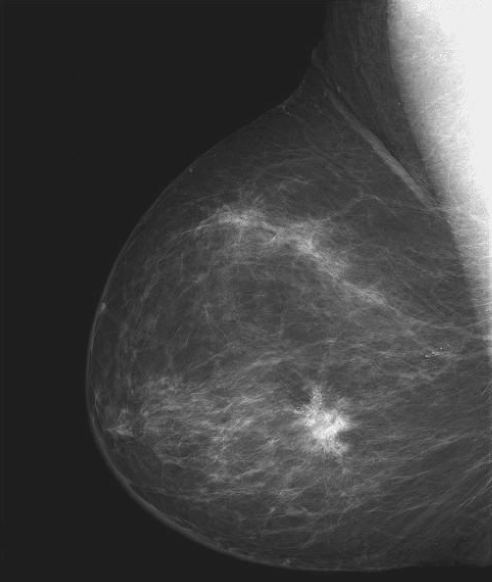
#> input picture TEST_IMAGES_EXPERT3D/mammograph.tif, 984 x 1164 px, found by its file name (shown at 1/2 size); the run also reads 1 picture not shown here
$ jupyter execute --allow-errors EXPERT3D_image_processing.ipynb   (shell and % lines are left out)   (older library calls are emulated)
#> lines starting #> are read from the running program, lines starting #| are printed output that depends on the picture
# INTRODUCTION TO DIGITAL IMAGE PROCESSIGNWITH PYTHON

## Basic operations with images

### Reading an image

All the test images can be downloaded from the shared folder in google drive

https://drive.google.com/drive/folders/1Wh0_ZByP2GAGNttYkit6dnZD09wpEnD2?usp=sharing

Ways to Load images to google colab

In order to be able to work with an image, we should load it into google colab platform. Files uploaded to the google colab session will be remove when the session expires. There are different ways to do it:

1. Drag-and-drop the image from a local folder to the colab folder section (folder icon at the left side bar of the google colab platform)

2. Upload the file to google colab using the following code and selecting the code:

[cell 1]
from google.colab import files
import io
uploaded = files.upload()
#> the answer given: mammograph.tif

3. Mount a google drive unit and access the files directly (authorization required to access the drive):

[cell 2]
from google.colab import drive
drive.mount('/content/drive')

Once we have the image available we can read it using skimage libraries https://scikit-image.org/

There are many other Python libraries that you can use, for instance:
- PILLOW: https://pypi.org/project/Pillow/
- OPENCV: https://pypi.org/project/opencv-python/

[cell 3]
import skimage as sk # load skimage libraries
from skimage import io
I = sk.io.imread('mammograph.tif') # read image using imread function
#> I is the input picture: shape (1164, 984); min 21, max 255, mean 66.6

We can now check the size of the image in pixels

[cell 4]
I.shape

The image is stored as a numerical matrix. Each component of the matrix is encoded with a different digital type format. For instance,  the digital type uint8 encodes the information with unsigned integer using 8 bits and allows a range of grayscale levels from 0 to $2^8 -1 = 255$.

[cell 5]
I.dtype

Python allows advanced printing of the information using the print command

[cell 6]
print('The size of the image is {} x {} pixels and the format is {}'.format(I.shape[0],I.shape[1],I.dtype))
#| The size of the image is 1164 x 984 pixels and the format is uint8

### Visualize an image

We can now visualize the image. In order to create a plot we use the graphical library matplotlib https://matplotlib.org/

[cell 7]
import matplotlib.pyplot as plt
fig = plt.figure(figsize=(10,6))
plt.imshow(I)
plt.show()

By default, the imshow function will use a default colormap to represent grayscale images with a color palette. We can always specify which colormap to use when visualizing the

https://matplotlib.org/stable/tutorials/colors/colormaps.html

[cell 8]
import matplotlib.pyplot as plt
fig = plt.figure(figsize=(10,6))
plt.imshow(I,cmap='jet')
plt.show()

You can always add a colorbar as a reference

[cell 9]
import matplotlib.pyplot as plt
fig = plt.figure(figsize=(10,6))
plt.imshow(I,cmap='jet') # specify colormap
plt.colorbar() # add colorbar
plt.show()

Using the grayscale colormap

[cell 10]
import matplotlib.pyplot as plt
fig = plt.figure(figsize=(10,6))
plt.imshow(I,cmap='gray')
plt.colorbar()
plt.show()

Once we have mounted a google drive, we can also read and visualize an image stored in our google drive

[cell 11]
file_path = '/content/drive/MyDrive/PIB_EEBE/dog_image.jpg'
I1 = sk.io.imread(file_path) # read image using imread function
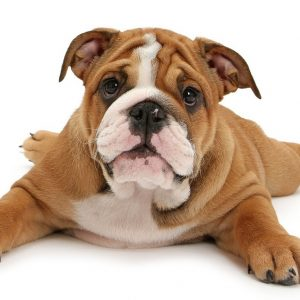
#> input picture TEST_IMAGES_EXPERT3D/dog_image.jpg, 300 x 300 px, found by its file name
#> I1 is the input picture: shape (300, 300, 3); mean R, G, B 198.8, 176.2, 158.3
I1.shape

[cell 12]
fig = plt.figure(figsize=(10,6))
sk.io.imshow(I1) # visualize image using imshow function
sk.io.show()

### Plots with multiple figures

[cell 13]
import matplotlib.pyplot as plt
import numpy as np

fig = plt.figure(figsize=(14, 6))
plt.subplot(121)
plt.imshow(I) # visualize image using imshow function
plt.title('First imatge')

plt.subplot(122)
plt.imshow(I1) # visualize image using imshow function
plt.title('Second imatge')
plt.show()

We can save the figure using the savefig function from matplotlib

[cell 14]
plt.savefig('two_imatges.png')

### Referencing pixels from the image matrix

[cell 15]
I[0,0] # Pixel value of first row, first column
#> Out = 38

[cell 16]
I[0,983] # Pixel value of first row, last column
#> Out = 238

We can generate a plot representing the pixels along a certain row of the image

[cell 17]
Irow = I[850,:] # pixels along the row 850
#> Irow = 984 values, max 242 at index 621, min 30 at index 0, mean 87.84

import matplotlib.pyplot as plt
fig = plt.figure(figsize=(5,5))
plt.plot(Irow)
plt.show()

### Working with RGB color images

[cell 18]
import skimage as sk # load skimage libraries
IC = sk.data.astronaut() # load a color image from the skimage built-in dataset
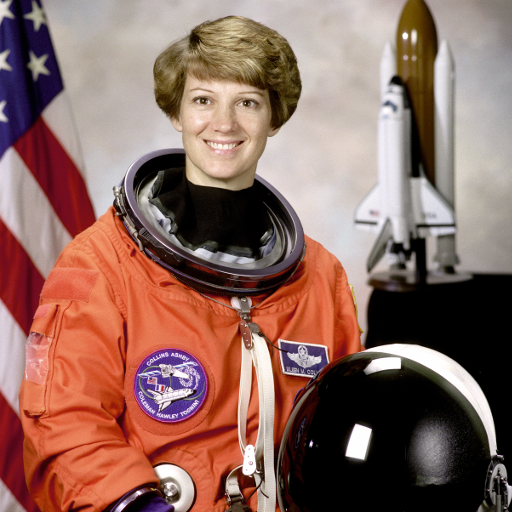
#> input picture skimage.data.astronaut(), 512 x 512 px
#> IC is the input picture: shape (512, 512, 3); mean R, G, B 141.6, 105.8, 96.5
# change colormap to visualize image
sk.io.imshow(IC) # visualize image using imshow function
sk.io.show()
print('M = {} columns, N = {} rows, NC = {} color channels'.format(*IC.shape)) # Print out image size
#| M = 512 columns, N = 512 rows, NC = 3 color channels

Convertim la imatge RGB a una imatge en escala de grisos fent servir la fòrmula \
$IG = \frac{0.2125 \cdot R + 0.7154\cdot G + 0.0721\cdot B}{255}$

[cell 19]
IG = sk.color.rgb2gray(IC)
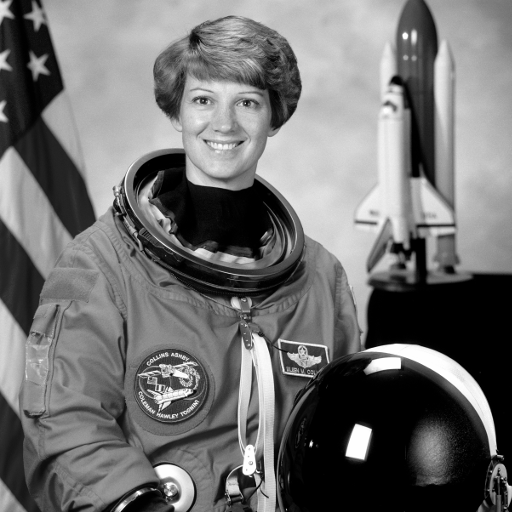
#> IG: shape (512, 512) float64; min 0, max 1, mean 0.442
IG.shape

[cell 20]
fig = plt.figure(figsize=(10,6))
sk.io.imshow(IG) # visualize image using imshow function
sk.io.show()

Check that the grayscale conversion formula is correct

[cell 21]
IG[0,0]
#> Out = 0.583

[cell 22]
(0.2125*IC[0,0,0] + 0.7154*IC[0,0,1] + 0.0721*IC[0,0,2])/255
#> Out = 0.583

### Using colormaps

[cell 23]
import matplotlib.pyplot as plt
fig,axes = plt.subplots(1,2,figsize=(12,7))
ax = axes.ravel() # convert axes to a 1d array
im1 = ax[0].imshow(IG,cmap=plt.cm.gray) # visualize image using imshow function using a grayscale colormap
ax[0].set_title('grayscale image with grayscale colormap') # set figure title
fig.colorbar(im1,ax=ax[0],orientation='horizontal') # visualize colorbar
im2 = ax[1].imshow(IG,cmap=plt.cm.jet) # visualize image using imshow function using a grayscale colormap
ax[1].set_title('grayscale image with jet colormap') # set figure title
fig.colorbar(im2,ax=ax[1],orientation='horizontal') # visualize colorbar
sk.io.show()
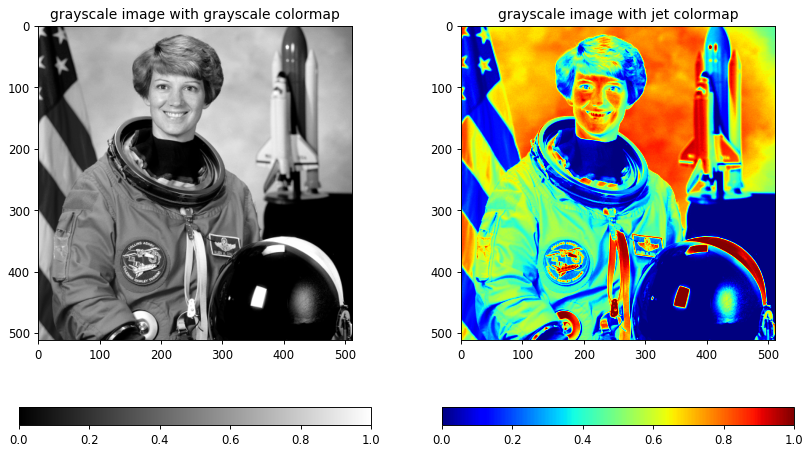
#> figure drawn by matplotlib, 4 panels

### Image histogram

The histogram of a grayscale image represents the distribution of pixel intensity values and thus the probability of a certain intensity value (number of pixels with that value / number of total pixels)

[cell 24]
# reshape the uint8 image as 1d array:
v = IG.reshape(IG.shape[0]*IG.shape[1],1)

fig = plt.figure(figsize=(14, 6))
plt.hist(v, bins=256,density=False)
plt.show()

In case there are too many pixels with the zero value we can plot the histogram without taking this level into account:

[cell 25]
v = v[v>0] # keep only pixels with a value higher than zero:
fig = plt.figure(figsize=(14, 6))
plt.hist(v, bins=256,density=False)
plt.show()
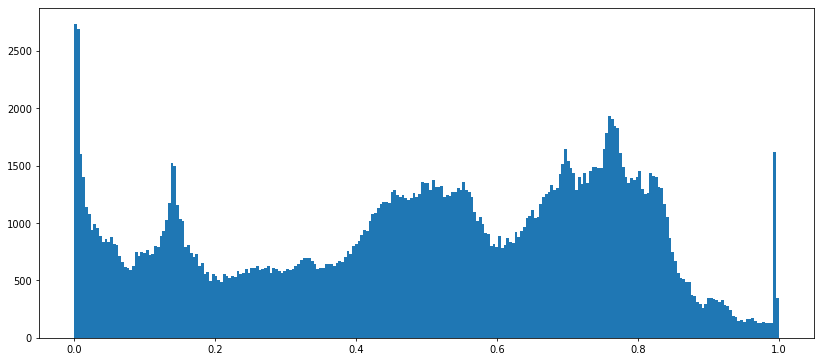
#> figure drawn by matplotlib, 1 panel; tallest bar 2737 high, from x = 0.000283 to 0.00419

### Reading DICOM files

In order to read dicom files we should install the library pydicom which is not included in the google colab platform

We can now read and visualize a dicom using the function dicomread. In this case we read a dicom file from the built-in pydicom test datasets

[cell 26]
import matplotlib.pyplot as plt
import pydicom
from pydicom.data import get_testdata_files

#> (the rest of this cell did not finish here and is left out)

### Read microscopy files using BIOFORMATS

Python-bioformats is a Python wrapper for Bio-Formats, a standalone Java library for reading and writing life sciences image file formats. Bio-Formats is capable of parsing both pixels and metadata for a large number of formats, as well as writing to several formats

https://pythonhosted.org/python-bioformats/

Example images can be obtained at https://scif.io/images/

[cell 27]
import javabridge
import bioformats

from bioformats import load_image
javabridge.start_vm(class_path=bioformats.JARS)
#> (this line was passed over: javabridge is not available in this run)

#> (the rest of this cell did not finish here and is left out)

## Image filtering methods

### Statistical filters

Loading built-in images and add some noise

[cell 28]

import matplotlib.pyplot as plt
import numpy as np
from skimage import data
from skimage import img_as_ubyte

img = data.camera()
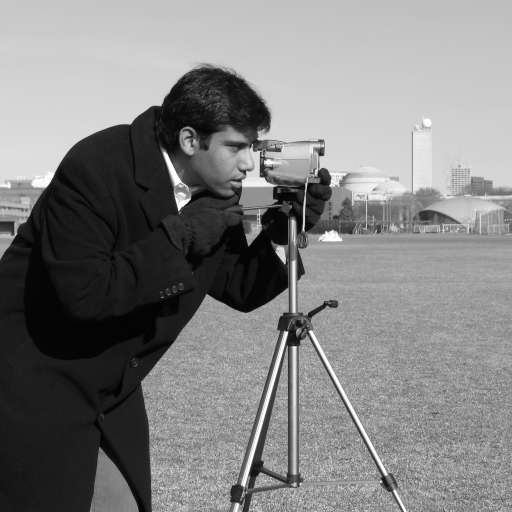
#> input picture skimage.data.camera(), 512 x 512 px
#> img is the input picture: shape (512, 512); min 0, max 255, mean 129.1

## Noisy image: Add some noise by randomly setting some pixels to 0 or 255 (salt and pepper noise)
noise = np.random.random(img.shape) # uniform random numbers between 0 and 1
noisy_image = img_as_ubyte(data.camera())
noisy_image[noise > 0.99] = 255
noisy_image[noise < 0.01] = 0


def plot_comparison(original, filtered, filter_name):

    fig, (ax1, ax2) = plt.subplots(ncols=2, figsize=(14, 6), sharex=True,
                                   sharey=True)
    ax1.imshow(original, cmap=plt.cm.gray)
    ax1.set_title('original')
    ax1.axis('off')
    ax2.imshow(filtered, cmap=plt.cm.gray)
    ax2.set_title(filter_name)
    ax2.axis('off')

plot_comparison(img,noisy_image,'Salt & Pepper noise')
plt.savefig('Noisy.png')

[cell 29]
img.shape[0]*img.shape[1]*0.001

### Median filters

[cell 30]
from skimage.morphology import disk
from skimage.filters import median

img = img_as_ubyte(noisy_image)
sel5 = disk(2) # structuring element disk radius 5 pixels
img_med5x5 = median(img, sel5)
plot_comparison(img,img_med5x5,'Median 5x5')
plt.savefig('median.png')

sel25 = disk(25)
img_med25x25 = median(img, sel25)
plot_comparison(img,img_med25x25,'Median 25x25')

### Local averaging filter

Add Gaussian noise to the image:

[cell 31]
import matplotlib.pyplot as plt
import numpy as np
from skimage import data
from skimage import img_as_ubyte

from skimage import data, img_as_float
from skimage.util import random_noise


img = img_as_float(data.chelsea())
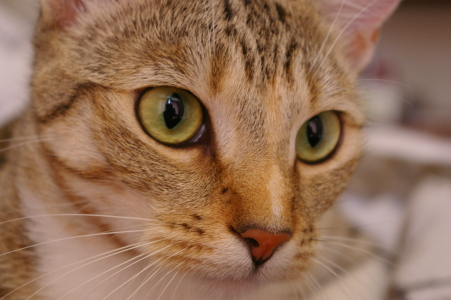
#> input picture skimage.data.chelsea(), 451 x 300 px
#> img: shape (300, 451, 3) float64
sigma = 0.15
noisy_image_normal = random_noise(img, var=sigma**2)
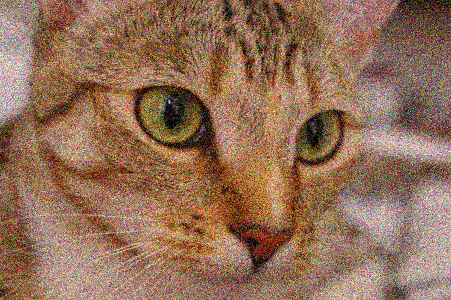
#> noisy_image_normal: shape (300, 451, 3) float64; mean R, G, B 0.578, 0.438, 0.345

plot_comparison(img,noisy_image_normal,'Gaussian noise')

[cell 32]
from skimage.filters import rank
from skimage.color import rgb2gray

img = img_as_ubyte(rgb2gray(noisy_image_normal))
#> img: shape (300, 451)

selem = disk(3) # structuring element
img_locmed = rank.mean(img, selem=selem)
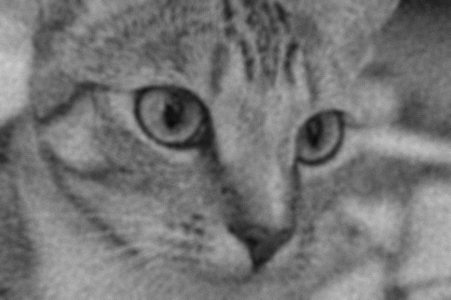
#> img_locmed: shape (300, 451); min 10, max 203, mean 117.1
plot_comparison(img,img_locmed,'Local mean with disk 3x3')
plt.savefig('Local_mean.png')

### Convolutional Filters (spatial filters)

In a 2D convolution, each pixel is transformed using a weighted sum of the neighbours

[cell 33]
import numpy as np
I = np.array([[0, 0, 0, 0, 0, 0, 0],
             [0, 0, 0, 0, 0, 0, 0],
             [0, 0, 0, 0, 0, 0, 0],
             [0, 0, 0, 1, 0, 0, 0],
             [0, 0, 0, 0, 0, 0, 0],
             [0, 0, 0, 0, 0, 0, 0]])
h = np.array([[1,2,3],[4,5,6],[7,8,9]])

from scipy import ndimage
Iconv = ndimage.convolve(I, h, mode='constant', cval=0.0)
Iconv

### Gaussian Filter

A kind of convolutional filter in which the filter weights follow a bell-shaped gaussian distribution. The resulting image will be therefore smoothed (Low-pass filter)

[cell 34]
from skimage import data
from skimage.filters import gaussian
from skimage.color import rgb2gray

img = data.astronaut()
img = rgb2gray(img)

img_f = gaussian(img, sigma=0.1)
plot_comparison(img,img_f, 'Gaussian filter sigma=0.1')
plt.savefig('gaussian.png')


img_f = gaussian(img, sigma=1)
plot_comparison(img,img_f, 'Gaussian filter sigma=1')


img_f = gaussian(img, sigma=5)
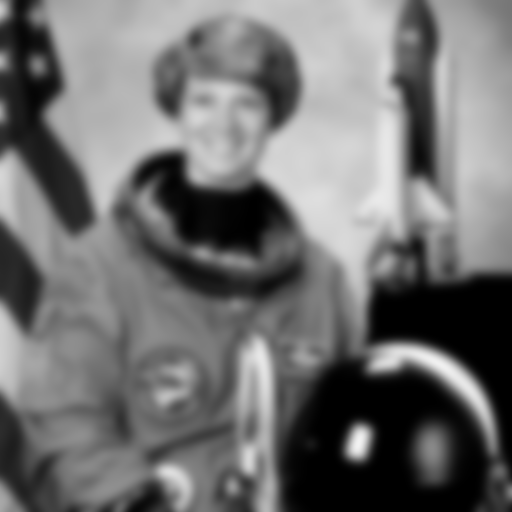
#> img_f: shape (512, 512) float64; min 0, max 0.951, mean 0.442
plot_comparison(img,img_f, 'Gaussian filter sigma=5')
#> (the rest of the program and of its run is left out)
